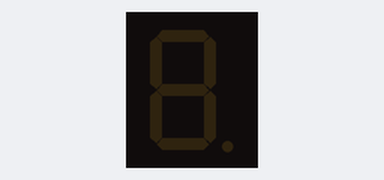
Recording of a sketch running on a simulated Arduino Uno, built with avr-gcc and run on an emulated ATmega328P. On the bench: 1-digit seven-segment display. Wiring (inferred from the names in the program): 1-digit 7-segment display, segments lit when HIGH: segments pin 13, pin 12, pin 6, pin 7, pin 8, pin 10, pin 9, pin 11. The segment pins are drawn as the display they are named for.

Above: at 0.1 s.
At 0.6 s:
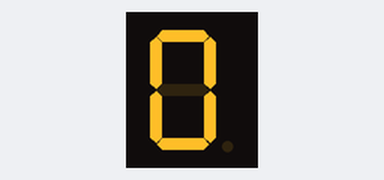
At 1.1 s:
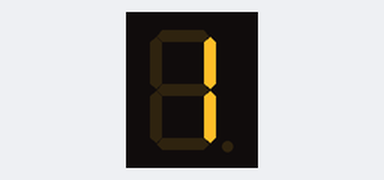
At 2.6 s:
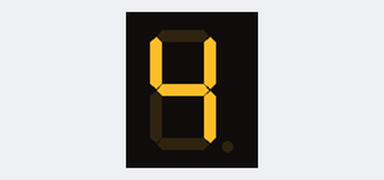
At 3.6 s:
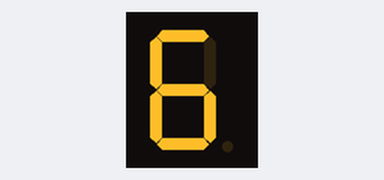
At 5.1 s:
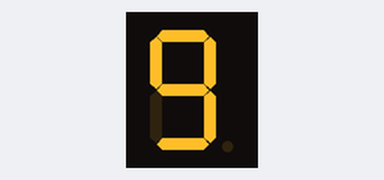

The sketch:

tp2_ex2.ino
```cpp
const char pinMux = 4;
const char pinAff[8]={
  13,12,6,7,8,10,9,11};

// maladroit: ordre des bits inversés % à la documentation
//const unsigned char val[10]={B00111111,..,...};     // Vous avez ici l'état des segments pour afficher le chiffre 0.
const unsigned char val[]={
  0xFC,0x60,0xDA,0xF2,0x66,0xB6,0xBE,0xE0,0xFE,0xF6};     // Vous avez ici l'état des segments pour afficher le chiffre 0.

void setup()
{
  char i;
  for (i=0;i<8;i++) pinMode(pinAff[i],OUTPUT);    // Déclaration des 8 sorties des afficheurs
  pinMode(pinMux,OUTPUT);                         // + sortie de multiplexage (choix de l'afficheur)
  digitalWrite(pinMux,1);                         // sur l'afficheur 1
}

void loop()
{
  char i,s;
  unsigned char c;
  for (s=0;s<10;s++) {
    delay(500);
    for (i=0;i<8;i++)
    {
      //delay(300);                               // Inutile ! permet de ralentir pour éventuellement trouver les erreurs
      c = (val[s]>>(7-i))&1 ;                               // c dépend nécessairement de val et du segment qui nous intéresse (donc i)
      digitalWrite(pinAff[i],c);                      // Modifie successivement l'état des segments a (ou patte 13) puis b (ou patte 12) ...
    }
  }
}
```

Measured:
- by itself, everything shown: repeats every 5.0 s, in 10 steps
- what the display in image 1 shows lasts 0.5 s, from 0.5 s to 1.0 s
